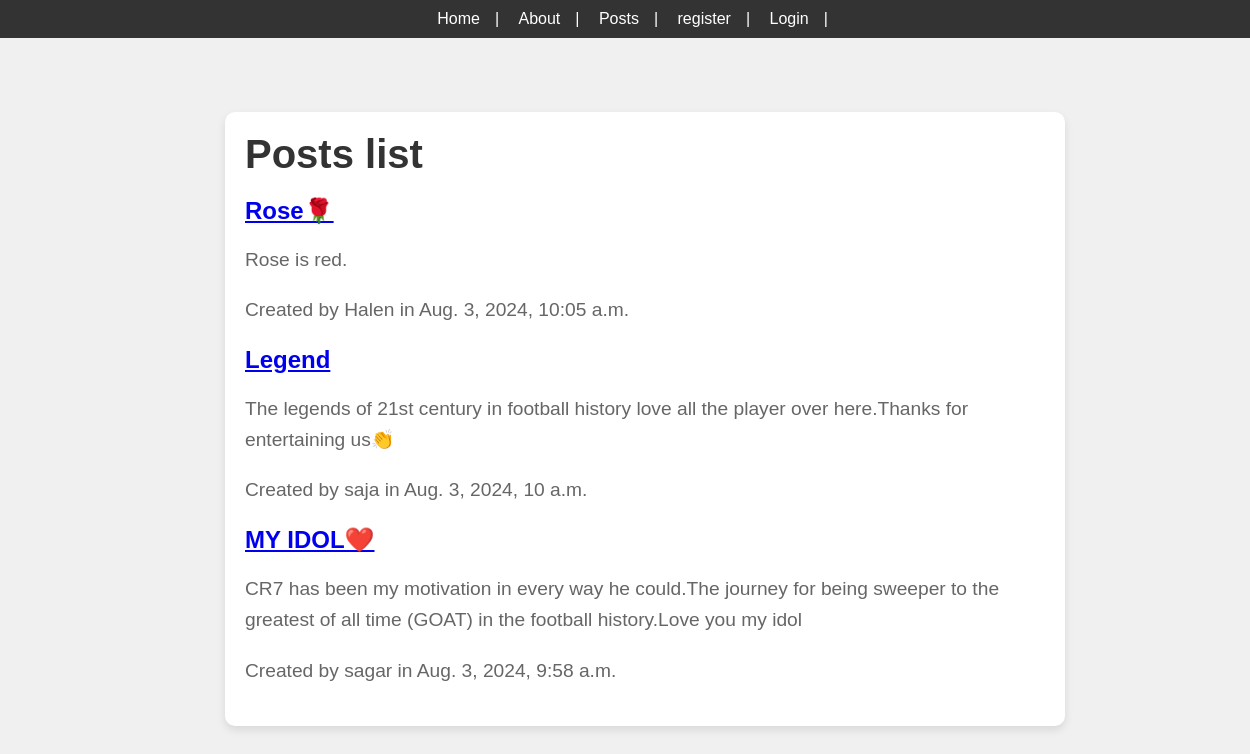
/posts/, run on the app's committed database.
### posts/models.py (models this page shows, shortened)
class Posts(models.Model):
    title=models.CharField(max_length=75)
    body=models.TextField()
    slug=models.SlugField()
    date=models.DateTimeField(auto_now_add=True)
    banner=models.ImageField(default="legend.jpg",blank=True)
    author=models.ForeignKey(User,on_delete=models.CASCADE,default=None)

### posts/views.py (the view)
# urls.py: path("", views.posts_list,name="list"),
def posts_list(request):
    posts=Posts.objects.all().order_by('-date')
    return render(request,'posts/posts_list.html',{'posts':posts}) # here {'posts':posts } is data passed as third parameter

### posts/templates/posts/posts_list.html (shortened to what this page needs)
{% extends 'layout.html'%}
{% block content%}
    <section>
        <h1>Posts list</h1>
        {% for post in posts%}    {% comment %} AS we know that from view the posts data is also send in render method {% endcomment %}
            <article>
                <h2>
                    <a href="{% url 'posts:page' slug=post.slug %}">
                    {{post.title}}
                    </a>
                </h2>
                <p>{{post.body}}</p>
                <p>Created by {{post.author}} in {{post.date}}</p>
            </article>
        {% endfor %}
    </section>
{% endblock%}

### templates/layout.html (shortened to what this page needs)
<!DOCTYPE html>
{% load static %}
<html lang="en">
<head>
    <link rel="stylesheet" href="{% static 'css/style.css'%}">
</head>
<body>
    <nav>
        <a href="/">Home</a>|
        <a href="/about">About</a>|
        <a href="{% url 'posts:list'%}">Posts</a>|
        {% if user.is_authenticated%}
        <a href="{% url 'posts:new'%}">New_Post</a>
        <form action="{% url 'users:logout' %}" method='post'class='logout'>
            {% csrf_token %}
            <button class='logout-button'>Logout</button>
        </form>
        {% else%}
        <a href="{% url 'users:register'%}">register</a>|
        <a href="{% url 'users:login'%}">Login</a>|
        {% endif%}
    </nav>
    <main>
        {% block content %}
        {% endblock%}
    </main>
</body>
</html>

### static/css/style.css (style rules this page uses)
body { font-family: 'Arial', sans-serif; margin: 0; padding: 0; background-color: #f0f0f0; color: #333; display: flex; flex-direction: column; min-height: 100vh; }
nav { background-color: #333; color: white; padding: 10px 0; text-align: center; }
nav a { color: white; text-decoration: none; margin: 0 15px; transition: color 0.3s ease; }
main { flex: 1; display: flex; justify-content: center; align-items: center; flex-direction: column; padding: 20px; width: 100%; }
section { width: 100%; max-width: 800px; margin: 0 auto; padding: 20px; background-color: white; border-radius: 10px; box-shadow: 0 4px 8px rgba(0, 0, 0, 0.1); }
h1 { font-size: 2.5em; margin: 0 0 20px; color: #333; }
p { font-size: 1.2em; line-height: 1.6; color: #666; margin: 0 0 20px; }

### data on the page
Posts: title "Rose🌹", body "Rose is red.", author "Halen", date "Aug. 3, 2024, 10:05 a.m."
Posts: title "Legend", body "The legends of 21st century in football history love all the player over here.Thanks for entertaining us👏", author "saja", date "Aug. 3, 2024, 10 a.m."
Posts: title "MY IDOL❤️", body "CR7 has been my motivation in every way he could.The journey for being sweeper to the greatest of all time (GOAT) in the football history.Love you my idol", author "sagar", date "Aug. 3, 2024, 9:58 a.m."
